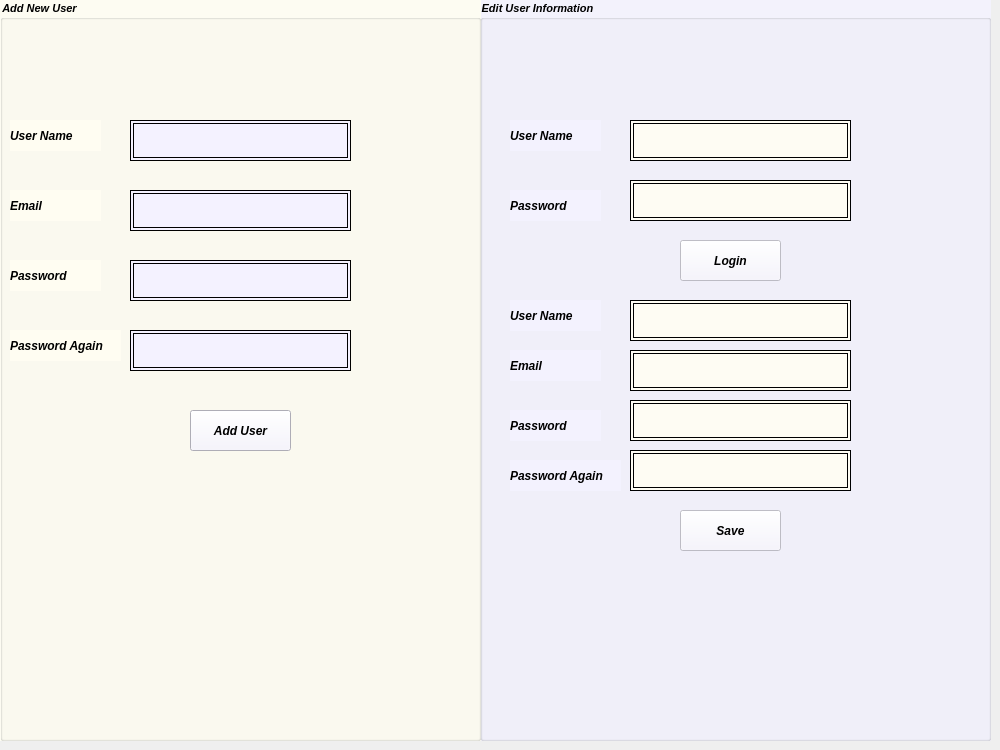
   <widget class="QWidget" name="tab_6">
    <attribute name="title">
     <string>KULLANICI</string>
    </attribute>
    <widget class="QGroupBox" name="groupBox_2">
     <property name="geometry">
      <rect>
       <x>480</x>
       <y>0</y>
       <width>511</width>
       <height>741</height>
      </rect>
     </property>
     <property name="font">
      <font>
       <pointsize>8</pointsize>
       <weight>75</weight>
       <italic>true</italic>
       <bold>true</bold>
      </font>
     </property>
     <property name="styleSheet">
      <string notr="true">background-color: rgb(244, 242, 255,200);</string>
     </property>
     <property name="title">
      <string>Edit User Information</string>
     </property>
     <widget class="QLabel" name="label_25">
      <property name="geometry">
       <rect>
        <x>30</x>
        <y>350</y>
        <width>91</width>
        <height>31</height>
       </rect>
      </property>
      <property name="font">
       <font>
        <weight>75</weight>
        <italic>true</italic>
        <bold>true</bold>
       </font>
      </property>
      <property name="text">
       <string>Email</string>
      </property>
     </widget>
     <widget class="QLabel" name="label_22">
      <property name="geometry">
       <rect>
        <x>30</x>
        <y>410</y>
        <width>91</width>
        <height>31</height>
       </rect>
      </property>
      <property name="font">
       <font>
        <weight>75</weight>
        <italic>true</italic>
        <bold>true</bold>
       </font>
      </property>
      <property name="text">
       <string>Password</string>
      </property>
     </widget>
     <widget class="QLabel" name="label_21">
      <property name="geometry">
       <rect>
        <x>30</x>
        <y>120</y>
        <width>91</width>
        <height>31</height>
       </rect>
      </property>
      <property name="font">
       <font>
        <weight>75</weight>
        <italic>true</italic>
        <bold>true</bold>
       </font>
      </property>
      <property name="text">
       <string>User Name</string>
      </property>
     </widget>
     <widget class="QLineEdit" name="lineEdit_12">
      <property name="geometry">
       <rect>
        <x>150</x>
        <y>120</y>
        <width>221</width>
        <height>41</height>
       </rect>
      </property>
      <property name="styleSheet">
       <string notr="true">background-color: rgb(255, 254, 243,230);
	border:4px double #000;</string>
      </property>
     </widget>
     <widget class="QLabel" name="label_20">
      <property name="geometry">
       <rect>
        <x>30</x>
        <y>190</y>
        <width>91</width>
        <height>31</height>
       </rect>
      </property>
      <property name="font">
       <font>
        <weight>75</weight>
        <italic>true</italic>
        <bold>true</bold>
       </font>
      </property>
      <property name="text">
       <string>Password</string>
      </property>
     </widget>
     <widget class="QPushButton" name="pushButton_13">
      <property name="geometry">
       <rect>
        <x>200</x>
        <y>240</y>
        <width>101</width>
        <height>41</height>
       </rect>
      </property>
      <property name="font">
       <font>
        <weight>75</weight>
        <italic>true</italic>
        <bold>true</bold>
       </font>
      </property>
      <property name="text">
       <string>Login</string>
      </property>
     </widget>
     <widget class="QLabel" name="label_23">
      <property name="geometry">
       <rect>
        <x>30</x>
        <y>460</y>
        <width>111</width>
        <height>31</height>
       </rect>
      </property>
      <property name="font">
       <font>
        <weight>75</weight>
        <italic>true</italic>
        <bold>true</bold>
       </font>
      </property>
      <property name="text">
       <string>Password Again</string>
      </property>
     </widget>
     <widget class="QLabel" name="label_24">
      <property name="geometry">
       <rect>
        <x>30</x>
        <y>300</y>
        <width>91</width>
        <height>31</height>
       </rect>
      </property>
      <property name="font">
       <font>
        <weight>75</weight>
        <italic>true</italic>
        <bold>true</bold>
       </font>
      </property>
      <property name="text">
       <string>User Name</string>
      </property>
     </widget>
     <widget class="QPushButton" name="pushButton_14">
      <property name="geometry">
       <rect>
        <x>200</x>
        <y>510</y>
        <width>101</width>
        <height>41</height>
       </rect>
      </property>
      <property name="font">
       <font>
        <weight>75</weight>
        <italic>true</italic>
        <bold>true</bold>
       </font>
      </property>
      <property name="text">
       <string>Save</string>
      </property>
     </widget>
     <widget class="QLineEdit" name="lineEdit_17">
      <property name="geometry">
       <rect>
        <x>150</x>
        <y>450</y>
        <width>221</width>
        <height>41</height>
       </rect>
      </property>
      <property name="styleSheet">
       <string notr="true">background-color: rgb(255, 254, 243,230);
	border:4px double #000;</string>
      </property>
     </widget>
     <widget class="QLineEdit" name="lineEdit_20">
      <property name="geometry">
       <rect>
        <x>150</x>
        <y>400</y>
        <width>221</width>
        <height>41</height>
       </rect>
      </property>
      <property name="styleSheet">
       <string notr="true">background-color: rgb(255, 254, 243,230);
	border:4px double #000;</string>
      </property>
     </widget>
     <widget class="QLineEdit" name="lineEdit_21">
      <property name="geometry">
       <rect>
        <x>150</x>
        <y>350</y>
        <width>221</width>
        <height>41</height>
       </rect>
      </property>
      <property name="styleSheet">
       <string notr="true">background-color: rgb(255, 254, 243,230);
	border:4px double #000;</string>
      </property>
     </widget>
     <widget class="QLineEdit" name="lineEdit_22">
      <property name="geometry">
       <rect>
        <x>150</x>
        <y>300</y>
        <width>221</width>
        <height>41</height>
       </rect>
      </property>
      <property name="styleSheet">
       <string notr="true">background-color: rgb(255, 254, 243,230);
	border:4px double #000;</string>
      </property>
     </widget>
     <widget class="QLineEdit" name="lineEdit_23">
      <property name="geometry">
       <rect>
        <x>150</x>
        <y>180</y>
        <width>221</width>
        <height>41</height>
       </rect>
      </property>
      <property name="styleSheet">
       <string notr="true">background-color: rgb(255, 254, 243,230);
	border:4px double #000;</string>
      </property>
     </widget>
    </widget>
    <widget class="QGroupBox" name="groupBox">
     <property name="geometry">
      <rect>
       <x>0</x>
       <y>0</y>
       <width>481</width>
       <height>741</height>
      </rect>
     </property>
     <property name="font">
      <font>
       <pointsize>8</pointsize>
       <weight>75</weight>
       <italic>true</italic>
       <bold>true</bold>
      </font>
     </property>
     <property name="styleSheet">
      <string notr="true">background-color: rgb(255, 254, 243,230);</string>
     </property>
     <property name="title">
      <string>Add New User</string>
     </property>
     <widget class="QLineEdit" name="lineEdit_10">
      <property name="geometry">
       <rect>
        <x>130</x>
        <y>260</y>
        <width>221</width>
        <height>41</height>
       </rect>
      </property>
      <property name="styleSheet">
       <string notr="true">background-color: rgb(244, 242, 255);
	border:4px double #000;</string>
      </property>
      <property name="echoMode">
       <enum>QLineEdit::Password</enum>
      </property>
     </widget>
     <widget class="QLineEdit" name="lineEdit_9">
      <property name="geometry">
       <rect>
        <x>130</x>
        <y>190</y>
        <width>221</width>
        <height>41</height>
       </rect>
      </property>
      <property name="styleSheet">
       <string notr="true">background-color: rgb(244, 242, 255);
	border:4px double #000;</string>
      </property>
     </widget>
     <widget class="QPushButton" name="pushButton_12">
      <property name="geometry">
       <rect>
        <x>190</x>
        <y>410</y>
        <width>101</width>
        <height>41</height>
       </rect>
      </property>
      <property name="font">
       <font>
        <weight>75</weight>
        <italic>true</italic>
        <bold>true</bold>
       </font>
      </property>
      <property name="styleSheet">
       <string notr="true">background-color: rgb(244, 242, 255);</string>
      </property>
      <property name="text">
       <string>Add User</string>
      </property>
     </widget>
     <widget class="QLabel" name="label_16">
      <property name="geometry">
       <rect>
        <x>10</x>
        <y>120</y>
        <width>91</width>
        <height>31</height>
       </rect>
      </property>
      <property name="font">
       <font>
        <weight>75</weight>
        <italic>true</italic>
        <bold>true</bold>
       </font>
      </property>
      <property name="text">
       <string>User Name</string>
      </property>
     </widget>
     <widget class="QLabel" name="label_18">
      <property name="geometry">
       <rect>
        <x>10</x>
        <y>260</y>
        <width>91</width>
        <height>31</height>
       </rect>
      </property>
      <property name="font">
       <font>
        <weight>75</weight>
        <italic>true</italic>
        <bold>true</bold>
       </font>
      </property>
      <property name="text">
       <string>Password</string>
      </property>
     </widget>
     <widget class="QLabel" name="label_19">
      <property name="geometry">
       <rect>
        <x>10</x>
        <y>330</y>
        <width>111</width>
        <height>31</height>
       </rect>
      </property>
      <property name="font">
       <font>
        <weight>75</weight>
        <italic>true</italic>
        <bold>true</bold>
       </font>
      </property>
      <property name="text">
       <string>Password Again</string>
      </property>
     </widget>
     <widget class="QLineEdit" name="lineEdit_8">
      <property name="geometry">
       <rect>
        <x>130</x>
        <y>120</y>
        <width>221</width>
        <height>41</height>
       </rect>
      </property>
      <property name="styleSheet">
       <string notr="true">background-color: rgb(244, 242, 255);
	border:4px double #000;</string>
      </property>
     </widget>
     <widget class="QLabel" name="label_17">
      <property name="geometry">
       <rect>
        <x>10</x>
        <y>190</y>
        <width>91</width>
        <height>31</height>
       </rect>
      </property>
      <property name="font">
       <font>
        <weight>75</weight>
        <italic>true</italic>
        <bold>true</bold>
       </font>
      </property>
      <property name="text">
       <string>Email</string>
      </property>
     </widget>
     <widget class="QLineEdit" name="lineEdit_11">
      <property name="geometry">
       <rect>
        <x>130</x>
        <y>330</y>
        <width>221</width>
        <height>41</height>
       </rect>
      </property>
      <property name="styleSheet">
       <string notr="true">background-color: rgb(244, 242, 255);
	border:4px double #000;</string>
      </property>
      <property name="echoMode">
       <enum>QLineEdit::Password</enum>
      </property>
     </widget>
    </widget>
   </widget>
